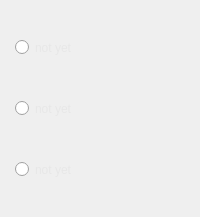
                    <widget class="QWidget" name="page_orca_2">
                     <property name="styleSheet">
                      <string notr="true">QWidget#page_orca_2{
background-color: rgb(39, 60, 84);
color:rgb(255, 68, 0);
}</string>
                     </property>
                     <layout class="QVBoxLayout" name="verticalLayout_22">
                      <property name="leftMargin">
                       <number>15</number>
                      </property>
                      <property name="topMargin">
                       <number>0</number>
                      </property>
                      <property name="rightMargin">
                       <number>0</number>
                      </property>
                      <property name="bottomMargin">
                       <number>0</number>
                      </property>
                      <item>
                       <layout class="QVBoxLayout" name="verticalLayout_23">
                        <item>
                         <spacer name="verticalSpacer_23">
                          <property name="orientation">
                           <enum>Qt::Vertical</enum>
                          </property>
                          <property name="sizeHint" stdset="0">
                           <size>
                            <width>20</width>
                            <height>40</height>
                           </size>
                          </property>
                         </spacer>
                        </item>
                        <item>
                         <widget class="QRadioButton" name="adf_radio_6">
                          <property name="styleSheet">
                           <string notr="true">QRadioButton{
font: 12pt &quot;Calibri&quot;;
color: rgb(231, 231, 231);}

QRadioButton:indicator:checked{
border-radius:7px;
background-color: qlineargradient(spread:pad, x1:0, y1:1, x2:0, y2:0, stop:0 rgb(140, 50, 17), stop:1 rgb(255, 68, 0));
border: 2px solid white;
}
</string>
                          </property>
                          <property name="text">
                           <string>not yet</string>
                          </property>
                         </widget>
                        </item>
                        <item>
                         <spacer name="verticalSpacer_24">
                          <property name="orientation">
                           <enum>Qt::Vertical</enum>
                          </property>
                          <property name="sizeHint" stdset="0">
                           <size>
                            <width>20</width>
                            <height>40</height>
                           </size>
                          </property>
                         </spacer>
                        </item>
                        <item>
                         <widget class="QRadioButton" name="gaussian_radio_4">
                          <property name="styleSheet">
                           <string notr="true">QRadioButton{
font: 12pt &quot;Calibri&quot;;
color: rgb(231, 231, 231);}

QRadioButton:indicator:checked{
border-radius:7px;
background-color: qlineargradient(spread:pad, x1:0, y1:1, x2:0, y2:0, stop:0 rgb(140, 50, 17), stop:1 rgb(255, 68, 0));
border: 2px solid white;
}


</string>
                          </property>
                          <property name="text">
                           <string>not yet</string>
                          </property>
                         </widget>
                        </item>
                        <item>
                         <spacer name="verticalSpacer_25">
                          <property name="orientation">
                           <enum>Qt::Vertical</enum>
                          </property>
                          <property name="sizeHint" stdset="0">
                           <size>
                            <width>20</width>
                            <height>40</height>
                           </size>
                          </property>
                         </spacer>
                        </item>
                        <item>
                         <widget class="QRadioButton" name="orca_radio_6">
                          <property name="styleSheet">
                           <string notr="true">QRadioButton{
font: 12pt &quot;Calibri&quot;;
color: rgb(231, 231, 231);}

QRadioButton:indicator:checked{
border-radius:7px;
background-color: qlineargradient(spread:pad, x1:0, y1:1, x2:0, y2:0, stop:0 rgb(140, 50, 17), stop:1 rgb(255, 68, 0));
border: 2px solid white;
}
</string>
                          </property>
                          <property name="text">
                           <string>not yet</string>
                          </property>
                         </widget>
                        </item>
                        <item>
                         <spacer name="verticalSpacer_26">
                          <property name="orientation">
                           <enum>Qt::Vertical</enum>
                          </property>
                          <property name="sizeHint" stdset="0">
                           <size>
                            <width>20</width>
                            <height>40</height>
                           </size>
                          </property>
                         </spacer>
                        </item>
                       </layout>
                      </item>
                     </layout>
                    </widget>
